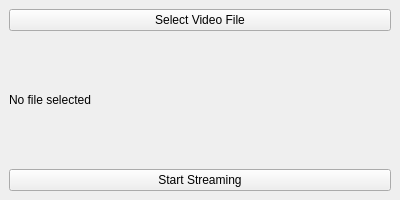
<?xml version="1.0" encoding="UTF-8"?>
<ui version="4.0">
 <class>MainWindow</class>
 <widget class="QMainWindow" name="MainWindow">
  <property name="geometry">
   <rect>
    <x>0</x>
    <y>0</y>
    <width>400</width>
    <height>200</height>
   </rect>
  </property>
  <widget class="QWidget" name="centralwidget">
   <layout class="QVBoxLayout" name="verticalLayout">
    <item>
     <widget class="QPushButton" name="selectFileButton">
      <property name="text">
       <string>Select Video File</string>
      </property>
     </widget>
    </item>
    <item>
     <widget class="QLabel" name="filePathLabel">
      <property name="text">
       <string>No file selected</string>
      </property>
     </widget>
    </item>
    <item>
     <widget class="QPushButton" name="startStreamButton">
      <property name="text">
       <string>Start Streaming</string>
      </property>
     </widget>
    </item>
   </layout>
  </widget>
 </widget>
 <resources/>
 <connections/>
</ui>
